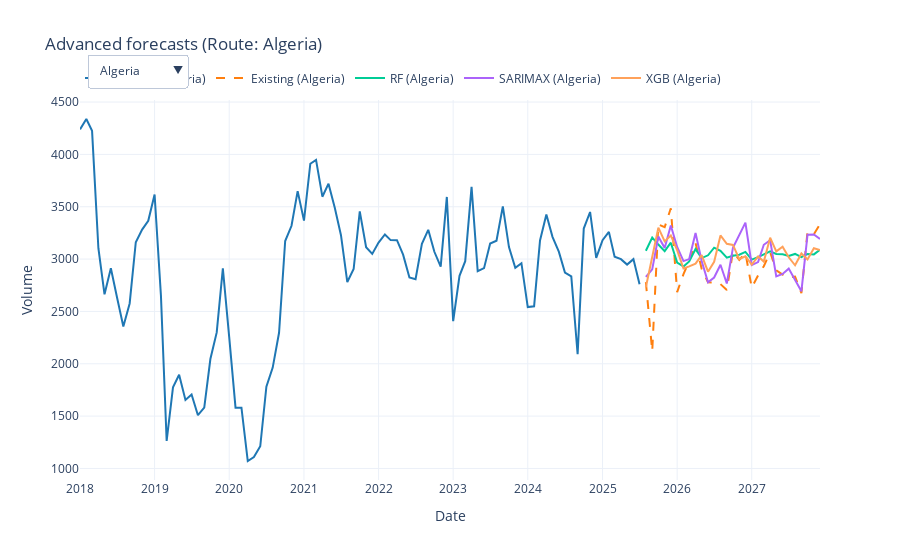
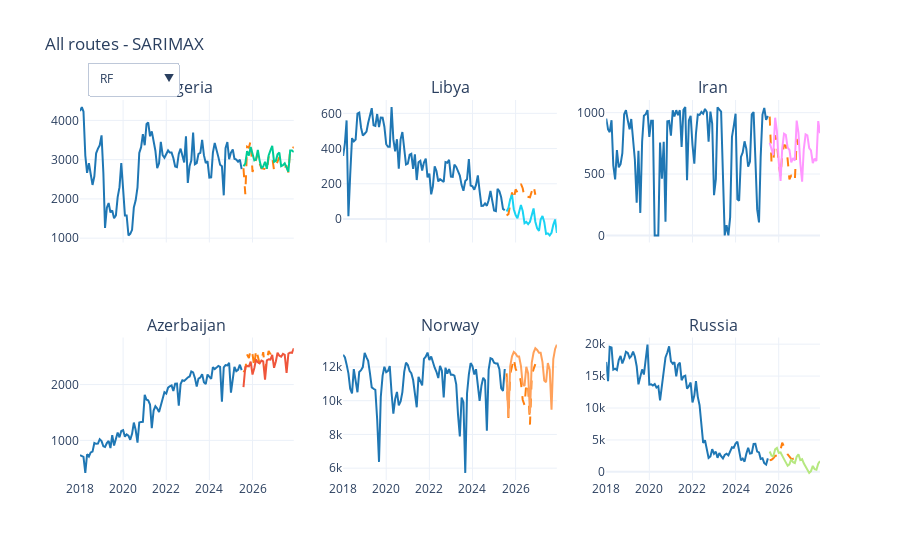

Notebook code cell kept with these figures, in order:
### Code cell
# --- Plotly: route dropdown + small multiples ---
import plotly.graph_objects as go
from plotly.subplots import make_subplots
import math

if routes:
    # 1) Single figure with dropdown to switch route
    fig_dd = go.Figure()
    route_groups = []  # list of (route, start_idx, end_idx) for visibility control
    total_traces = 0

    for route in routes:
        # Actuals
        hist = (df_history[route] if 'df_history' in globals() else speedsheet[route])
        fig_dd.add_trace(go.Scatter(x=hist.index, y=hist.values, mode='lines', name=f'Actual ({route})',
                                     line=dict(color='#1f77b4')))
        # Existing forecast (if present)
        if 'df_forecast_period' in globals() and route in df_forecast_period.columns:
            ref = df_forecast_period[route]
            fig_dd.add_trace(go.Scatter(x=ref.index, y=ref.values, mode='lines', name=f'Existing ({route})',
                                         line=dict(color='#ff7f0e', dash='dash')))
        # Advanced methods per route
        if 'adv_df' in globals() and adv_df is not None and not adv_df.empty:
            for m in (methods_adv if 'methods_adv' in globals() else []):
                col = f"{m}_{route}"
                if col in adv_df.columns:
                    ser = adv_df[col]
                    fig_dd.add_trace(go.Scatter(x=ser.index, y=ser.values, mode='lines', name=f'{m} ({route})'))
        # register group span for this route
        start_idx = total_traces
        total_traces = len(fig_dd.data)
        route_groups.append((route, start_idx, total_traces))

    # Build visibility masks for dropdown
    buttons = []
    for i, (route, start, end) in enumerate(route_groups):
        vis = [False] * total_traces
        for j in range(start, end):
            vis[j] = True
        buttons.append(dict(label=route,
                            method='update',
                            args=[{'visible': vis},
                                  {'title': f'Advanced forecasts (Route: {route})'}]))

    # Default: first route visible
    default_vis = [False] * total_traces
    if route_groups:
        s0, e0 = route_groups[0][1], route_groups[0][2]
        for j in range(s0, e0):
            default_vis[j] = True

    fig_dd.update_layout(
        title=f"Advanced forecasts (Route: {route_groups[0][0] if route_groups else ''})",
        xaxis_title='Date',
        yaxis_title='Volume',
        template='plotly_white',
        updatemenus=[dict(buttons=buttons, direction='down', x=0.01, y=1.12, xanchor='left', yanchor='top')],
        legend=dict(orientation='h', yanchor='bottom', y=1.02, xanchor='left', x=0)
    )
    # apply default visibility
    for k, tr in enumerate(fig_dd.data):
        tr.visible = default_vis[k]
    out_html_dd = OUTPUT_DIR / "advanced_comparison_dropdown.html"
    fig_dd.write_html(str(out_html_dd))
    print("Saved dropdown comparison (Plotly) to:", out_html_dd)
    fig_dd.show()

    # 2) Small multiples (subplots) over all routes
    n = len(routes)
    cols = 3
    rows = math.ceil(n / cols)
    fig_sm = make_subplots(rows=rows, cols=cols, subplot_titles=routes, shared_xaxes=True)

    actual_idx = []  # indices of always-on traces (actual + existing)
    method_trace_indices = {}  # method -> [indices across subplots]
    default_method = 'SARIMAX' if ('methods_adv' in globals() and 'SARIMAX' in methods_adv) else (methods_adv[0] if 'methods_adv' in globals() and methods_adv else None)

    r_i = 1
    c_i = 1
    for route in routes:
        # Actuals
        hist = (df_history[route] if 'df_history' in globals() else speedsheet[route])
        t = fig_sm.add_trace(go.Scatter(x=hist.index, y=hist.values, mode='lines', name='Actual',
                                        line=dict(color='#1f77b4'), showlegend=False), row=r_i, col=c_i)
        actual_idx.append(len(fig_sm.data) - 1)
        # Existing
        if 'df_forecast_period' in globals() and route in df_forecast_period.columns:
            ref = df_forecast_period[route]
            t = fig_sm.add_trace(go.Scatter(x=ref.index, y=ref.values, mode='lines', name='Existing',
                                            line=dict(color='#ff7f0e', dash='dash'), showlegend=False), row=r_i, col=c_i)
            actual_idx.append(len(fig_sm.data) - 1)
        # Advanced methods (one trace per method per route, toggle via dropdown)
        if 'adv_df' in globals() and adv_df is not None and not adv_df.empty and ('methods_adv' in globals()):
            for m in methods_adv:
                col = f"{m}_{route}"
                if col in adv_df.columns:
                    ser = adv_df[col]
                    vis = (m == default_method) if default_method else True
                    t = fig_sm.add_trace(go.Scatter(x=ser.index, y=ser.values, mode='lines', name=m, showlegend=False, visible=vis), row=r_i, col=c_i)
                    idx = len(fig_sm.data) - 1
                    method_trace_indices.setdefault(m, []).append(idx)

        # increment subplot position
        c_i += 1
        if c_i > cols:
            c_i = 1
            r_i += 1

    # Build buttons to toggle advanced method across all subplots (actual/existing stay visible)
    buttons_sm = []
    all_trace_count = len(fig_sm.data)
    if method_trace_indices:
        for m in methods_adv:
            vis = [True] * all_trace_count  # start with all visible
            # turn off all advanced method traces first
            for mm, idxs in method_trace_indices.items():
                for idx in idxs:
                    vis[idx] = False
            # turn on selected method traces
            if m in method_trace_indices:
                for idx in method_trace_indices[m]:
                    vis[idx] = True
            buttons_sm.append(dict(label=m, method='update', args=[{'visible': vis}, {'title': f'All routes - {m} vs Actual/Existing'}]))

    fig_sm.update_layout(
        title=f"All routes - {default_method if default_method else 'Actual/Existing only'}",
        template='plotly_white',
        height=max(500, 280 * rows),
        updatemenus=[dict(buttons=buttons_sm, direction='down', x=0.01, y=1.10, xanchor='left', yanchor='top')] if buttons_sm else None
    )
    out_html_sm = OUTPUT_DIR / "routes_small_multiples.html"
    fig_sm.write_html(str(out_html_sm))
    print("Saved small multiples (Plotly) to:", out_html_sm)
    fig_sm.show()
else:
    print("No routes detected; skipping Plotly dropdown and subplots.")
